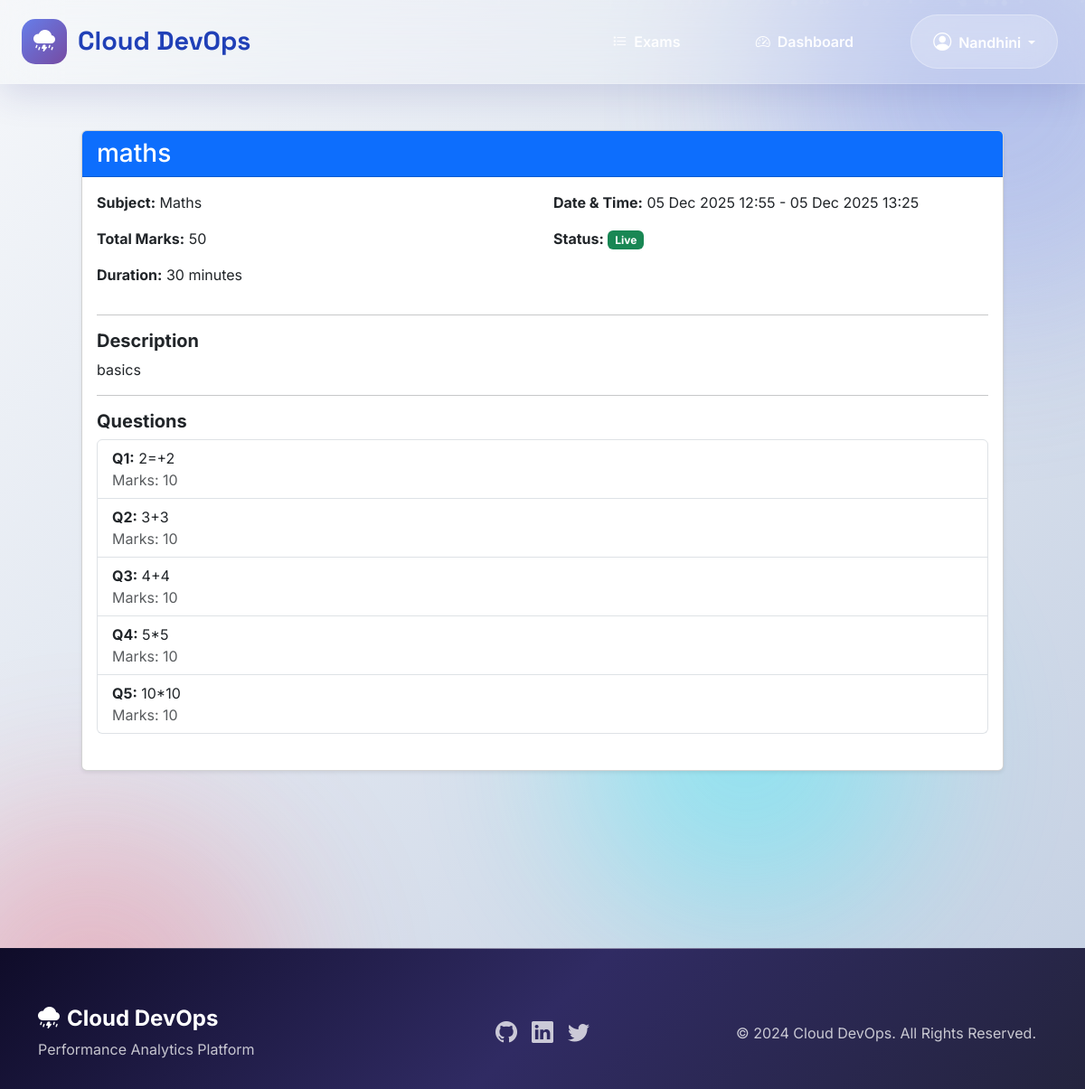
The page /exam/2/ (signed in) on the database its author committed.
### exams/models.py (models this page shows, shortened)
class Exam(models.Model):
    DIFFICULTY_CHOICES = (
        ('easy', 'Easy'),
        ('medium', 'Medium'),
        ('hard', 'Hard'),
    )
    title = models.CharField(max_length=200)
    subject = models.ForeignKey(Subject, on_delete=models.CASCADE, related_name='exams')
    description = models.TextField()
    duration = models.IntegerField(help_text="Duration in minutes")
    total_marks = models.IntegerField()
    passing_marks = models.IntegerField()
    difficulty = models.CharField(max_length=10, choices=DIFFICULTY_CHOICES, default='medium')
    start_time = models.DateTimeField()
    end_time = models.DateTimeField()
    is_active = models.BooleanField(default=True)
    created_by = models.ForeignKey(User, on_delete=models.CASCADE, related_name='created_exams')
    created_at = models.DateTimeField(auto_now_add=True)
    updated_at = models.DateTimeField(auto_now=True)
    class Meta:
        ordering = ['-created_at']

class Subject(models.Model):
    name = models.CharField(max_length=200)
    code = models.CharField(max_length=20)
    description = models.TextField(blank=True, null=True)
    teacher = models.ForeignKey(User, on_delete=models.CASCADE, related_name='subjects')
    created_at = models.DateTimeField(auto_now_add=True)

class Question(models.Model):
    QUESTION_TYPE_CHOICES = (
        ('mcq', 'Multiple Choice'),
        ('true_false', 'True/False'),
        ('short', 'Short Answer'),
    )
    exam = models.ForeignKey('Exam', on_delete=models.CASCADE, related_name='questions')
    question_type = models.CharField(max_length=20, choices=QUESTION_TYPE_CHOICES, default='mcq')
    question_text = models.TextField()
    marks = models.IntegerField(default=1)
    order = models.IntegerField(default=0)
    question_image = models.ImageField(upload_to='question_images/', blank=True, null=True)
    options = models.JSONField(blank=True, null=True)       # e.g., ["A", "B", "C", "D"]
    correct_answer = models.TextField(blank=True, null=True)  # store the correct answer
    created_at = models.DateTimeField(auto_now_add=True)
    class Meta:
        ordering = ['order']

### exams/views.py (the view)
# urls.py: path('exam/<int:exam_id>/', views.exam_detail, name='exam_detail'),
@login_required
def exam_detail(request, exam_id):
    exam = get_object_or_404(Exam, id=exam_id)
    now = timezone.now()
    attempted = ExamAttempt.objects.filter(exam=exam, student=request.user).exists()
    questions = exam.questions.all()  # Use related_name from your Question model
    context = {
        'exam': exam,
        'questions': questions,
        'attempted': attempted,
         'now': now,  # pass current time to template
    }
    return render(request, 'exams/exam_detail.html', context)

### exams/templates/exams/exam_detail.html (shortened to what this page needs)
{% extends 'base.html' %}
{% load static %}
{% block content %}
<div class="container mt-4">
    <div class="card shadow-sm">
        <div class="card-header bg-primary text-white">
            <h3 class="mb-0">{{ exam.title }}</h3>
        </div>
        <div class="card-body">
            <div class="row mb-3">
                <div class="col-md-6">
                    <p><strong>Subject:</strong> {{ exam.subject.name }}</p>
                    <p><strong>Total Marks:</strong> {{ exam.total_marks }}</p>
                    <p><strong>Duration:</strong> {{ exam.duration }} minutes</p>
                </div>
                <div class="col-md-6">
                    <p><strong>Date & Time:</strong> {{ exam.start_time|date:"d M Y H:i" }} - {{ exam.end_time|date:"d M Y H:i" }}</p>
                    {% load tz %}
<p><strong>Status:</strong>
    {% now "UTC" as now %}
    {% if exam.start_time > now %}
        <span class="badge bg-info">Upcoming</span>
    {% elif exam.end_time < now %}
        <span class="badge bg-secondary">Finished</span>
    {% else %}
        <span class="badge bg-success">Live</span>
    {% endif %}
</p>
                </div>
            </div>
            <hr>
            <h5 class="fw-bold">Description</h5>
            <p>{{ exam.description|default:"No description provided." }}</p>
            <hr>
            <h5 class="fw-bold">Questions</h5>
            {% if questions %}
                <ul class="list-group mb-3">
                    {% for q in questions %}
                    <li class="list-group-item">
                        <strong>Q{{ forloop.counter }}:</strong> {{ q.question_text }}
                        <br>
                        <span class="text-muted">Marks: {{ q.marks }}</span>
                    </li>
                    {% endfor %}
                </ul>
            {% else %}
                <p class="text-muted">No questions added yet.</p>
            {% endif %}
        </div>
    </div>
</div>
{% endblock %}

### exams/templates/base.html (shortened to what this page needs)
{% load static %}
<!DOCTYPE html>
<html lang="en">
<head>
    <link href="https://cdn.jsdelivr.net/npm/bootstrap@5.3.3/dist/css/bootstrap.min.css" rel="stylesheet">
    <link href="https://cdn.jsdelivr.net/npm/bootstrap-icons@1.11.3/font/bootstrap-icons.css" rel="stylesheet">
    <link rel="stylesheet" href="https://cdn.jsdelivr.net/npm/aos@2.3.4/dist/aos.css">
</head>
<body>
    <div class="gradient-orb orb-2"></div>
    <div id="particles"></div>
    <nav class="navbar navbar-expand-lg navbar-glass" id="navbar">
        <div class="container-fluid px-4">
            <a class="navbar-brand d-flex align-items-center" href="{% url 'home' %}">
                <div class="brand-icon">
                    <i class="bi bi-cloud-lightning-rain-fill"></i>
                </div>
                <span>Cloud DevOps</span>
            </a>
            <div class="collapse navbar-collapse" id="mainNav">
                <ul class="navbar-nav ms-auto align-items-center">
                    {% if user.is_authenticated %}
                        <li class="nav-item mx-2">
                            <a class="nav-link" href="{% url 'exam_list' %}">
                                <i class="bi bi-list-task me-2"></i>Exams
                            </a>
                        </li>
                        {% if user.profile.user_type == 'teacher' %}
                            <li class="nav-item mx-2">
                                <a class="nav-link" href="{% url 'teacher_dashboard' %}">
                                    <i class="bi bi-speedometer2 me-2"></i>Dashboard
                                </a>
                            </li>
                        {% else %}
                            <li class="nav-item mx-2">
                                <a class="nav-link" href="{% url 'student_dashboard' %}">
                                    <i class="bi bi-speedometer2 me-2"></i>Dashboard
                                </a>
                            </li>
                        {% endif %}
                        <li class="nav-item dropdown ms-3">
                            <a class="nav-link dropdown-toggle user-dropdown" href="#"
                               data-bs-toggle="dropdown">
                                <i class="bi bi-person-circle fs-5 me-2"></i>{{ user.username }}
                            </a>
                        </li>
                    {% endif %}
                </ul>
            </div>
        </div>
    </nav>
    <main class="main-content">
        <div class="container px-4 px-lg-5">
            {% block content %}{% endblock %}
        </div>
    </main>
    <footer class="footer-modern text-white text-center">
        <div class="container">
            <div class="row align-items-center">
                <div class="col-md-4 mb-4 mb-md-0 text-md-start">
                    <h4 class="fw-bold mb-2">
                        <i class="bi bi-cloud-lightning-rain-fill me-2"></i>Cloud DevOps
                    </h4>
                    <p class="opacity-75 mb-0">Performance Analytics Platform</p>
                </div>
                <div class="col-md-4 mb-4 mb-md-0">
                    <div class="d-flex gap-3 justify-content-center">
                        <a href="#" class="text-white opacity-75" style="text-decoration: none; transition: opacity 0.3s;" onmouseover="this.style.opacity='1'" onmouseout="this.style.opacity='0.75'">
                            <i class="bi bi-github fs-4"></i>
                        </a>
                        <a href="#" class="text-white opacity-75" style="text-decoration: none; transition: opacity 0.3s;" onmouseover="this.style.opacity='1'" onmouseout="this.style.opacity='0.75'">
                            <i class="bi bi-linkedin fs-4"></i>
                        </a>
                        <a href="#" class="text-white opacity-75" style="text-decoration: none; transition: opacity 0.3s;" onmouseover="this.style.opacity='1'" onmouseout="this.style.opacity='0.75'">
                            <i class="bi bi-twitter fs-4"></i>
                        </a>
                    </div>
                </div>
                <div class="col-md-4">
                    <p class="mb-0 opacity-75">&copy; 2024 Cloud DevOps. All Rights Reserved.</p>
                </div>
            </div>
        </div>
    </footer>
</body>
</html>

### exams/templates/base.html (style rules this page uses)
:root { --primary-gradient: linear-gradient(135deg, #667eea 0%, #764ba2 100%); --secondary-gradient: linear-gradient(135deg, #f093fb 0%, #f5576c 100%); --success-gradient: linear-gradient(135deg, #4facfe 0%, #00f2fe 100%); --info-gradient: linear-gradient(135deg, #43e97b 0%, #38f9d7 100%); --warning-gradient: linear-gradient(135deg, #fa709a 0%, #fee140 100%); --dark-gradient: linear-gradient(135deg, #1e3c72 0%, #2a5298 100%); --glass: rgba(255,255,255,0.1); --glass-border: rgba(255,255,255,0.2); --shadow-lg: 0 20px 60px rgba(0,0,0,0.15); --shadow-xl: 0 30px 80px rgba(0,0,0,0.2); }
* { margin: 0; padding: 0; box-sizing: border-box; }
body { font-family: 'Inter', -apple-system, BlinkMacSystemFont, sans-serif; background: linear-gradient(135deg, #f5f7fa 0%, #c3cfe2 100%); min-height: 100vh; overflow-x: hidden; position: relative; }
#particles { position: fixed; top: 0; left: 0; width: 100vw; height: 100vh; z-index: -1; pointer-events: none; overflow: hidden; }
.gradient-orb { position: fixed; border-radius: 50%; filter: blur(80px); opacity: 0.4; z-index: -1; animation: drift 20s ease-in-out infinite; }
.orb-2 { width: 500px; height: 500px; background: radial-gradient(circle, #f5576c, transparent); bottom: -150px; left: -150px; animation-delay: 5s; }
.navbar-glass { position: fixed !important; top: 0 !important; left: 0 !important; right: 0 !important; z-index: 9999 !important; backdrop-filter: blur(30px) !important; background: rgba(255,255,255,0.1) !important; border-bottom: 1px solid rgba(255,255,255,0.2) !important; box-shadow: 0 10px 40px rgba(31,38,135,0.15) !important; padding: 1rem 0 !important; transition: all 0.4s ease !important; }
.navbar-brand { font-family: 'Space Grotesk', sans-serif !important; font-weight: 800 !important; font-size: 1.8rem !important; color: #2040b7 !important; transition: all 0.3s ease !important; }
.brand-icon { width: 50px; height: 50px; background: var(--primary-gradient); border-radius: 15px; display: flex; align-items: center; justify-content: center; margin-right: 0.75rem; transition: all 0.3s; }
.brand-icon i { font-size: 1.5rem; color: #fff; }
.nav-link { color: rgba(255,255,255,0.95) !important; padding: 0.85rem 1.75rem !important; border-radius: 100px !important; transition: all 0.4s cubic-bezier(0.175, 0.885, 0.32, 1.275) !important; font-weight: 600 !important; margin: 0 0.35rem !important; text-decoration: none !important; position: relative !important; overflow: hidden !important; }
.nav-link::before { content: ''; position: absolute; top: 0; left: -100%; width: 100%; height: 100%; background: var(--primary-gradient); transition: left 0.4s; z-index: -1; }
.user-dropdown { background: rgba(255,255,255,0.2) !important; backdrop-filter: blur(20px) !important; border: 1px solid rgba(255,255,255,0.3) !important; padding: 0.85rem 1.5rem !important; border-radius: 100px !important; color: #fff !important; font-weight: 600 !important; transition: all 0.3s !important; }
.main-content { padding-top: 120px !important; padding-bottom: 100px !important; position: relative; z-index: 1; min-height: calc(100vh - 200px); }
.footer-modern { background: linear-gradient(135deg, #0f0c29 0%, #302b63 50%, #24243e 100%) !important; margin-top: 6rem; padding: 4rem 0 2rem; position: relative; overflow: hidden; }
.footer-modern::before { content: ''; position: absolute; top: 0; left: 0; right: 0; height: 1px; background: linear-gradient(90deg, transparent, rgba(255,255,255,0.5), transparent); }

### rows shown on the page
Exam: title "maths", subject.name "Maths", total_marks "50", duration "30", start_time "05 Dec 2025 12:55", end_time "05 Dec 2025 13:25", description "basics"
Question: question_text "2=+2", marks "10"
Question: question_text "3+3", marks "10"
Question: question_text "4+4", marks "10"
Question: question_text "5*5", marks "10"
Question: question_text "10*10", marks "10"

### other values the page prints
{{ user.username }} "Nandhini"
